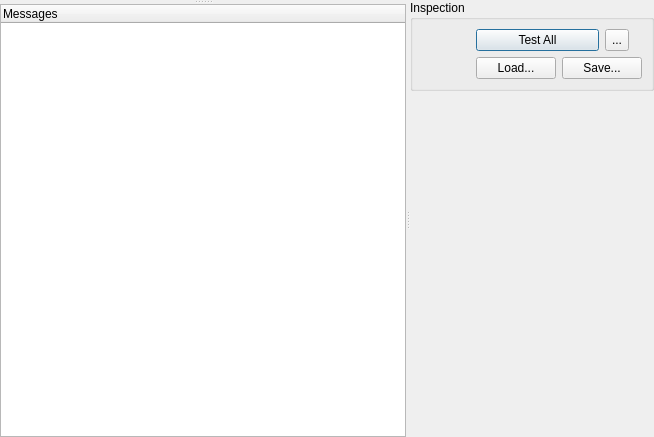
<?xml version="1.0" encoding="UTF-8"?>
<ui version="4.0">
 <class>CInspectionTaskGuiComp</class>
 <widget class="QWidget" name="CInspectionTaskGuiComp">
  <property name="geometry">
   <rect>
    <x>0</x>
    <y>0</y>
    <width>654</width>
    <height>437</height>
   </rect>
  </property>
  <property name="windowTitle">
   <string>Form</string>
  </property>
  <layout class="QVBoxLayout" name="verticalLayout_3">
   <property name="margin">
    <number>0</number>
   </property>
   <item>
    <widget class="QSplitter" name="PreviewSplitter">
     <property name="orientation">
      <enum>Qt::Horizontal</enum>
     </property>
     <widget class="QFrame" name="PrevewFrame">
      <property name="sizePolicy">
       <sizepolicy hsizetype="Preferred" vsizetype="Preferred">
        <horstretch>2</horstretch>
        <verstretch>0</verstretch>
       </sizepolicy>
      </property>
      <property name="frameShape">
       <enum>QFrame::NoFrame</enum>
      </property>
      <layout class="QVBoxLayout" name="verticalLayout_5">
       <property name="margin">
        <number>0</number>
       </property>
       <item>
        <widget class="QSplitter" name="MessageListSplitter">
         <property name="orientation">
          <enum>Qt::Vertical</enum>
         </property>
         <widget class="QStackedWidget" name="PreviewStack"/>
         <widget class="QTreeWidget" name="MessageList">
          <column>
           <property name="text">
            <string>Messages</string>
           </property>
          </column>
         </widget>
        </widget>
       </item>
      </layout>
     </widget>
     <widget class="QWidget" name="layoutWidget">
      <layout class="QVBoxLayout" name="verticalLayout">
       <item>
        <widget class="QGroupBox" name="groupBox">
         <property name="title">
          <string>Inspection</string>
         </property>
         <layout class="QHBoxLayout" name="horizontalLayout_2">
          <item>
           <widget class="QLabel" name="StateIconLabel">
            <property name="sizePolicy">
             <sizepolicy hsizetype="Fixed" vsizetype="Fixed">
              <horstretch>0</horstretch>
              <verstretch>0</verstretch>
             </sizepolicy>
            </property>
            <property name="minimumSize">
             <size>
              <width>48</width>
              <height>48</height>
             </size>
            </property>
            <property name="maximumSize">
             <size>
              <width>48</width>
              <height>48</height>
             </size>
            </property>
            <property name="text">
             <string/>
            </property>
            <property name="pixmap">
             <pixmap resource="../../../Acf/Include/iqtgui/iqtgui.qrc">:/Icons/StateUnknown.svg</pixmap>
            </property>
            <property name="scaledContents">
             <bool>true</bool>
            </property>
           </widget>
          </item>
          <item>
           <layout class="QGridLayout" name="gridLayout">
            <item row="0" column="0">
             <widget class="QPushButton" name="TestAllButton">
              <property name="sizePolicy">
               <sizepolicy hsizetype="Expanding" vsizetype="Fixed">
                <horstretch>0</horstretch>
                <verstretch>0</verstretch>
               </sizepolicy>
              </property>
              <property name="toolTip">
               <string>Recalculate all processing steps</string>
              </property>
              <property name="text">
               <string>Test All</string>
              </property>
              <property name="icon">
               <iconset resource="../../../Acf/Include/iqtgui/iqtgui.qrc">
                <normaloff>:/Icons/Play.svg</normaloff>:/Icons/Play.svg</iconset>
              </property>
              <property name="iconSize">
               <size>
                <width>24</width>
                <height>24</height>
               </size>
              </property>
              <property name="default">
               <bool>true</bool>
              </property>
              <property name="flat">
               <bool>false</bool>
              </property>
             </widget>
            </item>
            <item row="0" column="1">
             <widget class="QToolButton" name="AutoTestButton">
              <property name="sizePolicy">
               <sizepolicy hsizetype="Fixed" vsizetype="Minimum">
                <horstretch>0</horstretch>
                <verstretch>0</verstretch>
               </sizepolicy>
              </property>
              <property name="toolTip">
               <string>Do processing steps automatically</string>
              </property>
              <property name="text">
               <string>...</string>
              </property>
              <property name="icon">
               <iconset resource="../../../Acf/Include/iqtgui/iqtgui.qrc">
                <normaloff>:/Icons/AutoUpdate.svg</normaloff>:/Icons/AutoUpdate.svg</iconset>
              </property>
              <property name="iconSize">
               <size>
                <width>24</width>
                <height>24</height>
               </size>
              </property>
              <property name="checkable">
               <bool>true</bool>
              </property>
             </widget>
            </item>
            <item row="0" column="2">
             <widget class="QLabel" name="ProcessingTimeLabel">
              <property name="sizePolicy">
               <sizepolicy hsizetype="Maximum" vsizetype="Preferred">
                <horstretch>0</horstretch>
                <verstretch>0</verstretch>
               </sizepolicy>
              </property>
              <property name="text">
               <string/>
              </property>
             </widget>
            </item>
            <item row="1" column="0" colspan="3">
             <widget class="QFrame" name="LoaderFrame">
              <property name="sizePolicy">
               <sizepolicy hsizetype="Preferred" vsizetype="Maximum">
                <horstretch>0</horstretch>
                <verstretch>0</verstretch>
               </sizepolicy>
              </property>
              <property name="frameShape">
               <enum>QFrame::NoFrame</enum>
              </property>
              <property name="frameShadow">
               <enum>QFrame::Raised</enum>
              </property>
              <layout class="QHBoxLayout" name="horizontalLayout">
               <property name="margin">
                <number>0</number>
               </property>
               <item>
                <widget class="QPushButton" name="LoadParamsButton">
                 <property name="sizePolicy">
                  <sizepolicy hsizetype="Preferred" vsizetype="Fixed">
                   <horstretch>0</horstretch>
                   <verstretch>0</verstretch>
                  </sizepolicy>
                 </property>
                 <property name="toolTip">
                  <string>Load inspection data</string>
                 </property>
                 <property name="text">
                  <string>Load...</string>
                 </property>
                 <property name="icon">
                  <iconset resource="../../../Acf/Include/iqtgui/iqtgui.qrc">
                   <normaloff>:/Icons/Open.svg</normaloff>:/Icons/Open.svg</iconset>
                 </property>
                </widget>
               </item>
               <item>
                <widget class="QPushButton" name="SaveParamsButton">
                 <property name="sizePolicy">
                  <sizepolicy hsizetype="Preferred" vsizetype="Fixed">
                   <horstretch>0</horstretch>
                   <verstretch>0</verstretch>
                  </sizepolicy>
                 </property>
                 <property name="toolTip">
                  <string>Save inspection data</string>
                 </property>
                 <property name="text">
                  <string>Save...</string>
                 </property>
                 <property name="icon">
                  <iconset resource="../../../Acf/Include/iqtgui/iqtgui.qrc">
                   <normaloff>:/Icons/Save.svg</normaloff>:/Icons/Save.svg</iconset>
                 </property>
                </widget>
               </item>
              </layout>
             </widget>
            </item>
           </layout>
          </item>
         </layout>
        </widget>
       </item>
       <item>
        <widget class="QWidget" name="GeneralParamsFrame" native="true">
         <layout class="QVBoxLayout" name="verticalLayout_4"/>
        </widget>
       </item>
       <item>
        <widget class="QFrame" name="ParamsFrame">
         <property name="sizePolicy">
          <sizepolicy hsizetype="Preferred" vsizetype="MinimumExpanding">
           <horstretch>0</horstretch>
           <verstretch>0</verstretch>
          </sizepolicy>
         </property>
         <property name="frameShape">
          <enum>QFrame::NoFrame</enum>
         </property>
         <property name="frameShadow">
          <enum>QFrame::Raised</enum>
         </property>
         <layout class="QVBoxLayout" name="verticalLayout_2"/>
        </widget>
       </item>
      </layout>
     </widget>
    </widget>
   </item>
  </layout>
 </widget>
 <resources>
  <include location="../../../Acf/Include/iqtgui/iqtgui.qrc"/>
 </resources>
 <connections/>
</ui>
